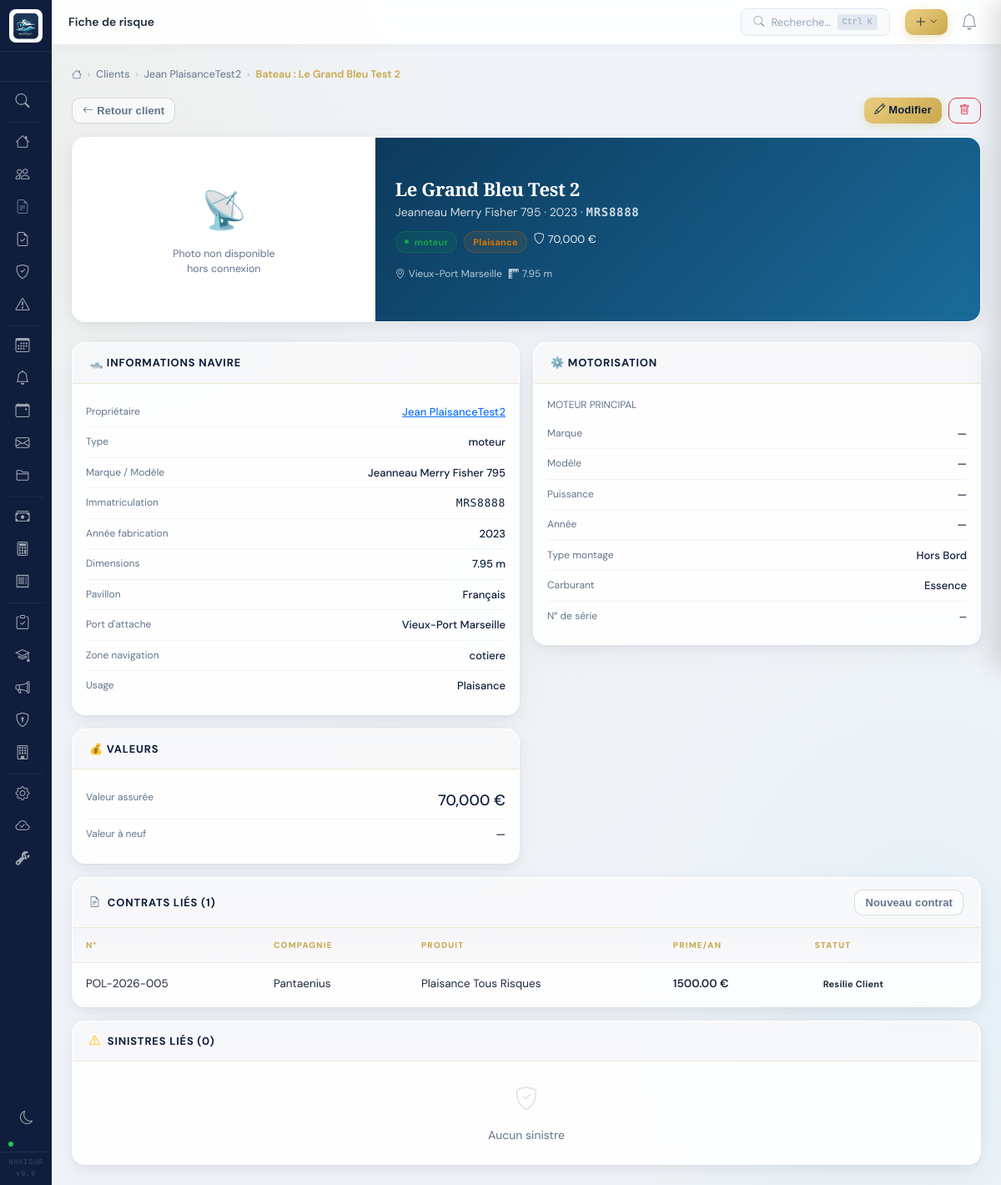
/bateaux/2 (signed in), run on the app's committed database.
### tables this page shows
CREATE TABLE bateaux (
        id INTEGER PRIMARY KEY AUTOINCREMENT,
        client_id INTEGER NOT NULL,
        nom_bateau TEXT,
        marque TEXT,
        modele TEXT,
        type_bateau TEXT,
        immatriculation TEXT,
        annee_fabrication INTEGER,
        longueur REAL,
        largeur REAL,
        valeur_assurance REAL DEFAULT 0,
        valeur_a_neuf REAL DEFAULT 0,
        pavillon TEXT DEFAULT 'Français',
        port_attache TEXT,
        zone_navigation TEXT,
        usage TEXT DEFAULT 'plaisance',
        moteur_marque TEXT,
        moteur_modele TEXT,
        moteur_puissance REAL,
        moteur_annee INTEGER,
        moteur_type TEXT DEFAULT 'hors_bord',
        moteur_carburant TEXT DEFAULT 'essence',
        moteur_serie TEXT,
        moteur2_marque TEXT,
        moteur2_puissance REAL,
        moteur2_serie TEXT,
        notes TEXT,
        date_creation TEXT DEFAULT CURRENT_DATE,
        FOREIGN KEY (client_id) REFERENCES clients(id)
    );

CREATE TABLE clients (
        id INTEGER PRIMARY KEY AUTOINCREMENT,
        type TEXT DEFAULT 'particulier',
        nom TEXT NOT NULL,
        prenom TEXT,
        email TEXT,
        telephone TEXT,
        adresse TEXT,
        code_postal TEXT,
        ville TEXT,
        siren TEXT,
        statut TEXT DEFAULT 'prospect',
        date_creation TEXT DEFAULT CURRENT_DATE,
        notes TEXT
    , civilite TEXT DEFAULT "", telephone2 TEXT DEFAULT "", telephone_fixe TEXT DEFAULT "", pays_code TEXT DEFAULT "FR", pays_nom TEXT DEFAULT "France", email_statut TEXT DEFAULT "", telephone_formate TEXT DEFAULT "", telephone_pays TEXT DEFAULT "FR", forme_juridique TEXT DEFAULT "", code_naf TEXT DEFAULT "", nom_dirigeant TEXT DEFAULT "", date_naissance TEXT, commune_naissance TEXT, date_permis_mer TEXT, type_permis_mer TEXT);

CREATE TABLE contrats (
        id INTEGER PRIMARY KEY AUTOINCREMENT,
        client_id INTEGER,
        bateau_id INTEGER,
        numero TEXT,
        compagnie TEXT,
        type_assurance TEXT,
        objet TEXT,
        date_debut TEXT,
        date_fin TEXT,
        prime_annuelle REAL DEFAULT 0,
        periodicite TEXT DEFAULT 'annuelle',
        statut TEXT DEFAULT 'en_cours',
        franchise REAL DEFAULT 0,
        garanties TEXT,
        notes TEXT,
        date_creation TEXT DEFAULT CURRENT_DATE, tacite_reconduction INTEGER DEFAULT 1, devis_id INTEGER, annee_prime_validee INTEGER, prime_annee_en_cours REAL, date_derniere_maj_prime TEXT, date_transmission_cie TEXT, date_acceptation_cie TEXT, numero_police_cie TEXT DEFAULT "", date_emission_police TEXT, taux_commission REAL DEFAULT 15, statut_relance TEXT DEFAULT "a_relancer", mode_paiement TEXT DEFAULT "annuel", prochaine_echeance_prime TEXT, nb_fractions INTEGER DEFAULT 1, checklist_done INTEGER DEFAULT 0, risque_id INTEGER, option_regate INTEGER DEFAULT 0, option_skipper_pro INTEGER DEFAULT 0, option_annexe INTEGER DEFAULT 0, option_hauturier INTEGER DEFAULT 0, option_solitaire INTEGER DEFAULT 0, flotte_nom TEXT DEFAULT "", co_assureurs TEXT DEFAULT "",
        FOREIGN KEY (client_id) REFERENCES clients(id),
        FOREIGN KEY (bateau_id) REFERENCES bateaux(id)
    );

### routes/bateaux.py (the view)
@app.route('/bateaux/<int:id>')
def bateau_detail(id):
    conn = get_db()
    bateau = conn.execute("""SELECT b.*, c.nom, c.prenom FROM bateaux b
                             JOIN clients c ON b.client_id = c.id WHERE b.id=?""", (id,)).fetchone()
    contrats = conn.execute("SELECT * FROM contrats WHERE bateau_id=?", (id,)).fetchall()
    sinistres = conn.execute("""SELECT s.*, c.nom, c.prenom FROM sinistres s
                                JOIN clients c ON s.client_id=c.id WHERE s.bateau_id=?""",
                             (id,)).fetchall()
    conn.close()
    if not bateau:
        return redirect(url_for('bateaux_list'))
    breadcrumbs = [
        {'label': 'Clients', 'url': url_for('clients_list')},
        {'label': f"{bateau['prenom'] or ''} {bateau['nom']}".strip(), 'url': url_for('client_detail', id=bateau['client_id'])},
        {'label': f"Bateau : {bateau['nom_bateau'] or bateau['marque'] or 'Fiche'}", 'url': None}
    ]
    return render_template('bateaux/detail.html', bateau=bateau, contrats=contrats, sinistres=sinistres, breadcrumbs=breadcrumbs)

### templates/bateaux/detail.html (shortened to what this page needs)
{% extends 'base.html' %}
{% block page_title %}Fiche de risque{% endblock %}
{% block content %}
<div class="d-flex justify-content-between align-items-center mb-3">
  <a href="{{ url_for('client_detail', id=bateau.client_id) }}" class="btn btn-outline-secondary btn-sm">
    <i class="bi bi-arrow-left me-1"></i>Retour client
  </a>
  <div class="d-flex gap-2">
    <a href="{{ url_for('bateau_modifier', id=bateau.id) }}" class="btn btn-primary btn-sm"><i class="bi bi-pencil me-1"></i>Modifier</a>
    <form method="post" action="{{ url_for('bateau_supprimer', id=bateau.id) }}" onsubmit="return confirm('Supprimer ce bateau ?')">
      <button type="submit" class="btn btn-outline-danger btn-sm"><i class="bi bi-trash"></i></button>
    </form>
  </div>
</div>
<div class="card-crm mb-4" style="overflow:hidden">
  <div class="row g-0">
    <div class="col-lg-4 col-md-5" style="min-height:220px">
      <div id="photo-container-fiche" class="bateau-photo-container" style="border-radius:0;border:none;height:100%;min-height:220px">
      </div>
    </div>
    <div class="col-lg-8 col-md-7">
      <div style="padding:20px 24px;background:linear-gradient(135deg,#0c3a5c,#1a6b9a);color:#fff;height:100%;display:flex;flex-direction:column;justify-content:center">
        <h2 style="font-size:22px;font-weight:800;color:#fff;margin:0 0 4px">{{ bateau.nom_bateau or '(sans nom)' }}</h2>
        <div style="opacity:.8;font-size:14px;margin-bottom:12px">
          {{ bateau.marque or '' }}{% if bateau.modele %} {{ bateau.modele }}{% endif %}
          {% if bateau.annee_fabrication %} · {{ bateau.annee_fabrication }}{% endif %}
          {% if bateau.immatriculation %} · <strong class="font-mono">{{ bateau.immatriculation }}</strong>{% endif %}
        </div>
        <div class="d-flex gap-2 flex-wrap mb-3">
          {% if bateau.type_bateau %}<span class="badge-crm badge-client">{{ bateau.type_bateau }}</span>{% endif %}
          {% if bateau.usage %}<span class="badge-crm badge-prospect">{{ bateau.usage|title }}</span>{% endif %}
          {% if bateau.valeur_assurance %}<span style="color:rgba(255,255,255,.9);font-size:13px"><i class="bi bi-shield me-1"></i>{{ "{:,.0f}".format(bateau.valeur_assurance) }} €</span>{% endif %}
        </div>
        <div style="display:flex;gap:8px;flex-wrap:wrap">
          {% if bateau.port_attache %}<div style="font-size:12px;opacity:.7"><i class="bi bi-geo-alt me-1"></i>{{ bateau.port_attache }}</div>{% endif %}
          {% if bateau.longueur %}<div style="font-size:12px;opacity:.7"><i class="bi bi-rulers me-1"></i>{{ bateau.longueur }} m</div>{% endif %}
        </div>
      </div>
    </div>
  </div>
</div>
<div class="row g-3">
  <div class="col-lg-6">
    <div class="card-crm mb-3">
      <div class="card-crm-header"><span class="card-crm-title">🛥️ Informations navire</span></div>
      <div class="p-3">
        <div class="info-row"><span class="info-label">Propriétaire</span><span class="info-value"><a href="{{ url_for('client_detail', id=bateau.client_id) }}">{{ bateau.prenom or '' }} {{ bateau.nom }}</a></span></div>
        <div class="info-row"><span class="info-label">Type</span><span class="info-value">{{ bateau.type_bateau or '—' }}</span></div>
        <div class="info-row"><span class="info-label">Marque / Modèle</span><span class="info-value">{{ bateau.marque or '—' }} {{ bateau.modele or '' }}</span></div>
        <div class="info-row"><span class="info-label">Immatriculation</span><span class="info-value fw-600 font-mono">{{ bateau.immatriculation or '—' }}</span></div>
        <div class="info-row"><span class="info-label">Année fabrication</span><span class="info-value">{{ bateau.annee_fabrication or '—' }}</span></div>
        <div class="info-row"><span class="info-label">Dimensions</span><span class="info-value">
          {% if bateau.longueur %}{{ bateau.longueur }} m{% endif %}{% if bateau.largeur %} × {{ bateau.largeur }} m{% endif %}
        </span></div>
        <div class="info-row"><span class="info-label">Pavillon</span><span class="info-value">{{ bateau.pavillon or '—' }}</span></div>
        <div class="info-row"><span class="info-label">Port d'attache</span><span class="info-value">{{ bateau.port_attache or '—' }}</span></div>
        <div class="info-row"><span class="info-label">Zone navigation</span><span class="info-value">{{ bateau.zone_navigation or '—' }}</span></div>
        <div class="info-row"><span class="info-label">Usage</span><span class="info-value">{{ bateau.usage|title if bateau.usage else '—' }}</span></div>
      </div>
    </div>
    <div class="card-crm">
      <div class="card-crm-header"><span class="card-crm-title">💰 Valeurs</span></div>
      <div class="p-3">
        <div class="info-row"><span class="info-label">Valeur assurée</span><span class="info-value text-money" style="font-size:18px">{% if bateau.valeur_assurance %}{{ "{:,.0f}".format(bateau.valeur_assurance) }} €{% else %}—{% endif %}</span></div>
        <div class="info-row"><span class="info-label">Valeur à neuf</span><span class="info-value">{% if bateau.valeur_a_neuf and bateau.valeur_a_neuf > 0 %}{{ "{:,.0f}".format(bateau.valeur_a_neuf) }} €{% else %}—{% endif %}</span></div>
      </div>
    </div>
  </div>
  <div class="col-lg-6">
    <div class="card-crm mb-3">
      <div class="card-crm-header"><span class="card-crm-title">⚙️ Motorisation</span></div>
      <div class="p-3">
        <div class="fw-500 mb-2" style="font-size:12px;text-transform:uppercase;color:var(--text-muted)">Moteur principal</div>
        <div class="info-row"><span class="info-label">Marque</span><span class="info-value">{{ bateau.moteur_marque or '—' }}</span></div>
        <div class="info-row"><span class="info-label">Modèle</span><span class="info-value">{{ bateau.moteur_modele or '—' }}</span></div>
        <div class="info-row"><span class="info-label">Puissance</span><span class="info-value">{% if bateau.moteur_puissance %}{{ bateau.moteur_puissance|int }} CV{% else %}—{% endif %}</span></div>
        <div class="info-row"><span class="info-label">Année</span><span class="info-value">{{ bateau.moteur_annee or '—' }}</span></div>
        <div class="info-row"><span class="info-label">Type montage</span><span class="info-value">{{ bateau.moteur_type|replace('_',' ')|title if bateau.moteur_type else '—' }}</span></div>
        <div class="info-row"><span class="info-label">Carburant</span><span class="info-value">{{ bateau.moteur_carburant|title if bateau.moteur_carburant else '—' }}</span></div>
        <div class="info-row"><span class="info-label">N° de série</span><span class="info-value font-mono">{{ bateau.moteur_serie or '—' }}</span></div>
      </div>
    </div>
  </div>
</div>
<div class="card-crm mt-3">
  <div class="card-crm-header">
    <span class="card-crm-title"><i class="bi bi-file-earmark-text me-2 text-primary"></i>Contrats liés ({{ contrats|length }})</span>
    <a href="{{ url_for('contrat_nouveau') }}?client_id={{ bateau.client_id }}" class="btn btn-sm btn-outline-secondary">Nouveau contrat</a>
  </div>
  {% if contrats %}
  <table class="table-crm">
    <thead><tr><th>N°</th><th>Compagnie</th><th>Produit</th><th>Prime/an</th><th>Statut</th></tr></thead>
    <tbody>
      {% for ct in contrats %}
      <tr>
        <td class="fw-500">{{ ct.numero or '—' }}</td>
        <td>{{ ct.compagnie or '—' }}</td>
        <td>{{ ct.type_assurance or '—' }}</td>
        <td class="text-money">{{ "%.2f"|format(ct.prime_annuelle) }} €</td>
        <td><span class="badge-crm badge-{{ ct.statut }}">{{ ct.statut|replace('_',' ')|title }}</span></td>
      </tr>
      {% endfor %}
    </tbody>
  </table>
  {% else %}
  <div class="empty-state py-4"><i class="bi bi-file-earmark" style="font-size:28px"></i><p class="mb-0">Aucun contrat lié</p></div>
  {% endif %}
</div>
<div class="card-crm mt-3">
  <div class="card-crm-header">
    <span class="card-crm-title"><i class="bi bi-exclamation-triangle me-2 text-warning"></i>Sinistres liés ({{ sinistres|length }})</span>
  </div>
  {% if sinistres %}
  <table class="table-crm">
    <thead><tr><th>N°</th><th>Client</th><th>Type</th><th>Date</th><th>Montant</th><th>Statut</th></tr></thead>
    <tbody>
      {% for s in sinistres %}
      <tr>
        <td>{{ s.numero or '—' }}</td>
        <td>{{ s.prenom or '' }} {{ s.nom }}</td>
        <td>{{ s.type_sinistre or '—' }}</td>
        <td class="text-muted">{{ s.date_sinistre or '—' }}</td>
        <td class="text-money">{{ "%.0f"|format(s.montant_estime) }} €</td>
        <td><span class="badge-crm badge-{{ s.statut }}">{{ s.statut|title }}</span></td>
      </tr>
      {% endfor %}
    </tbody>
  </table>
  {% else %}
  <div class="empty-state py-4"><i class="bi bi-shield-check" style="font-size:28px"></i><p class="mb-0">Aucun sinistre</p></div>
  {% endif %}
</div>
{% endblock %}

### data on the page
bateaux: nom_bateau "Le Grand Bleu Test 2", marque "Jeanneau", modele "Merry Fisher 795", annee_fabrication "2023", immatriculation "MRS8888", type_bateau "moteur", usage "Plaisance", valeur_assurance "70,000", port_attache "Vieux-Port Marseille", longueur "7.95", pavillon "Français", zone_navigation "cotiere", moteur_marque "—", moteur_modele "—", moteur_type "Hors Bord", moteur_carburant "Essence", moteur_serie "—"
clients: prenom "Jean", nom "PlaisanceTest2"
contrats: numero "POL-2026-005", compagnie "Pantaenius", type_assurance "Plaisance Tous Risques", prime_annuelle "1500.00", statut "Resilie Client"

### other printed values
{{ crumb.label }} "Clients" "Jean PlaisanceTest2"
{{ crumb.label }} "Bateau : Le Grand Bleu Test 2"
{{ bateau.moteur_annee or '—' }} "—"
{{ contrats|length }} "1"
{{ sinistres|length }} "0"
